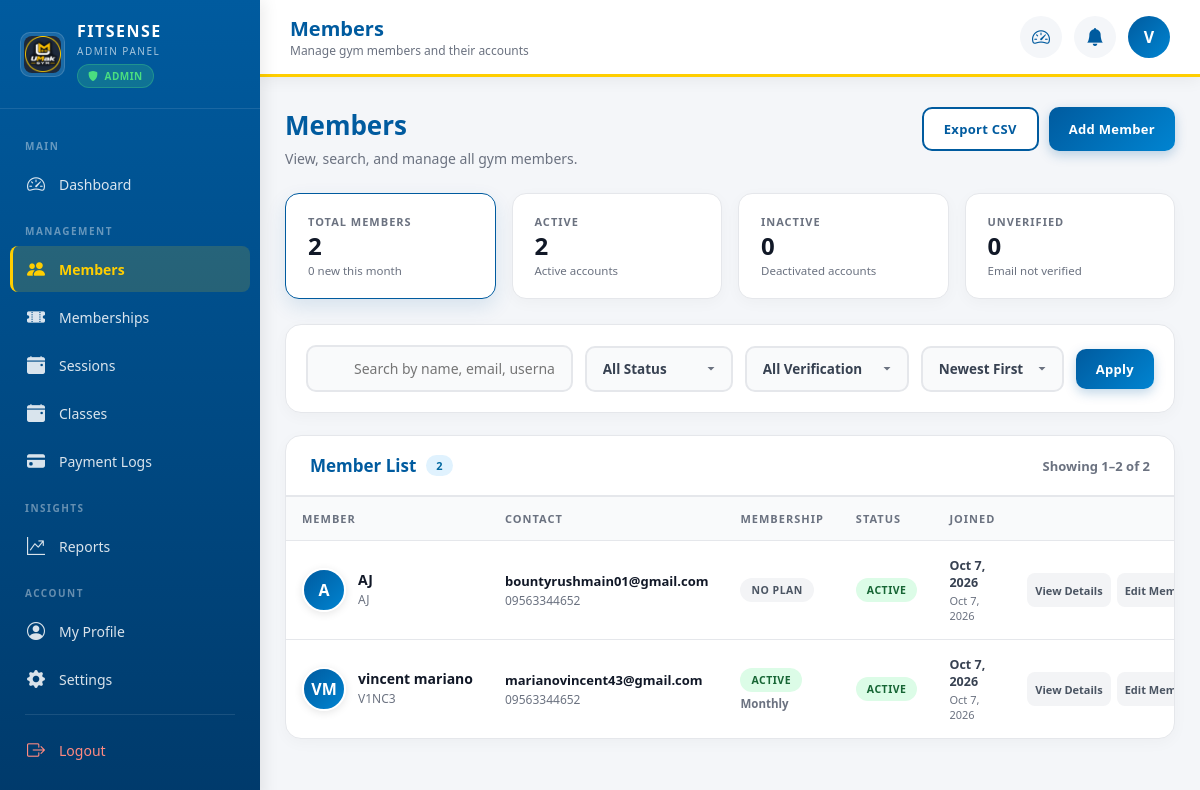
Screenshot of /Admin/admin-members.php (signed in) with the database file from the repository.
### tables this page shows
CREATE TABLE `users` (
  `id` int(11) NOT NULL,
  `fullname` varchar(100) DEFAULT NULL,
  `email` varchar(100) DEFAULT NULL,
  `phone` varchar(20) DEFAULT NULL,
  `address` varchar(255) DEFAULT NULL,
  `gender` varchar(30) DEFAULT NULL,
  `birthdate` date DEFAULT NULL,
  `username` varchar(50) DEFAULT NULL,
  `password` varchar(255) DEFAULT NULL,
  `role` enum('user','admin','super_admin') NOT NULL DEFAULT 'user',
  `account_status` enum('Active','Inactive') NOT NULL DEFAULT 'Active',
  `created_by` int(11) DEFAULT NULL,
  `must_change_password` tinyint(1) NOT NULL DEFAULT 0,
  `permissions` text DEFAULT NULL,
  `branch_id` int(11) NOT NULL,
  `created_at` timestamp NOT NULL DEFAULT current_timestamp(),
  `city` varchar(100) DEFAULT NULL,
  `state` varchar(100) DEFAULT NULL,
  `country` varchar(100) DEFAULT NULL,
  `zip` varchar(20) DEFAULT NULL,
  `is_verified` tinyint(1) NOT NULL DEFAULT 0,
  `two_factor_code` varchar(10) DEFAULT NULL,
  `two_factor_expiry` datetime DEFAULT NULL,
  `profile_image` varchar(255) DEFAULT NULL,
  `height` decimal(5,2) DEFAULT NULL,
  `weight` decimal(5,2) DEFAULT NULL,
  `fitness_goal` varchar(100) DEFAULT NULL,
  `activity_level` varchar(50) DEFAULT NULL,
  `emergency_contact` varchar(100) DEFAULT NULL,
  `emergency_phone` varchar(30) DEFAULT NULL,
  `bio` text DEFAULT NULL,
  `specialization` varchar(150) DEFAULT NULL,
  `years_experience` int(11) DEFAULT NULL,
  `certifications` text DEFAULT NULL,
  `rating` decimal(2,1) DEFAULT 5.0,
  `total_clients` int(11) DEFAULT 0,
  `date_of_birth` date DEFAULT NULL,
  `emergency_contact_name` varchar(100) DEFAULT NULL,
  `emergency_contact_phone` varchar(30) DEFAULT NULL,
  `updated_at` datetime DEFAULT NULL,
  `password_last_changed` datetime DEFAULT NULL,
  `status` enum('Active','Inactive','Suspended') DEFAULT 'Active',
  `last_login` datetime DEFAULT NULL,
  `failed_attempts` int(11) DEFAULT 0,
  `last_failed_login` datetime DEFAULT NULL
);

### Admin/admin-members.php (the view, shortened to what the rows shown need)
<?php
include __DIR__ . '/../conn.php';
$userId = (int)$_SESSION['user_id'];
$adminData = null;
$stmtAdmin = $conn->prepare("SELECT id, fullname, username, profile_image, role FROM users WHERE id = ? LIMIT 1");
if ($stmtAdmin) {
    $stmtAdmin->bind_param("i", $userId);
    $stmtAdmin->execute();
    $adminData = $stmtAdmin->get_result()->fetch_assoc();
}
$adminName = $adminData['fullname'] ?? 'Administrator';
$adminInitial = strtoupper(substr($adminName, 0, 1));
$adminAvatar = $adminData['profile_image'] ?? '';
$search = trim($_GET['search'] ?? '');
$statusFilter = $_GET['status'] ?? 'all';
$verifiedFilter = $_GET['verified'] ?? 'all';
$page = max(1, (int)($_GET['page'] ?? 1));
$perPage = 10;
$offset = ($page - 1) * $perPage;
$where = ["u.role = 'user'"];
$params = [];
$types = '';
$whereSQL = implode(' AND ', $where);
$orderSQL = "u.created_at DESC";
$members = [];
$fetchSQL = "
    SELECT u.id, u.fullname, u.email, u.phone, u.username, u.account_status,
           u.is_verified, u.profile_image, u.created_at, u.last_login,
           (SELECT status FROM memberships WHERE user_id = u.id ORDER BY created_at DESC LIMIT 1) AS membership_status,
           (SELECT membership_type FROM memberships WHERE user_id = u.id ORDER BY created_at DESC LIMIT 1) AS membership_type
    FROM users u
    WHERE {$whereSQL}
    ORDER BY {$orderSQL}
    LIMIT ? OFFSET ?
";
$stmt = $conn->prepare($fetchSQL);
if ($stmt) {
    $fetchTypes = $types . 'ii';
    $fetchParams = array_merge($params, [$perPage, $offset]);
    $stmt->bind_param($fetchTypes, ...$fetchParams);
    $stmt->execute();
    $result = $stmt->get_result();
    while ($row = $result->fetch_assoc()) {
        $members[] = $row;
    }
}
function timeAgo($datetime) {
    $timestamp = strtotime($datetime);
    $diff = time() - $timestamp;
    return date('M j, Y', $timestamp);
}
function getMembershipStatusClass($status) {
    $s = strtolower($status);
    if ($s === 'active') return 'success';
    return 'info';
}
?>
<!DOCTYPE html>
<html lang="en">
<head>
    <link href="https://cdn.jsdelivr.net/npm/bootstrap-icons@1.11.0/font/bootstrap-icons.css" rel="stylesheet">
<link rel="stylesheet" href="/PBL/css/icon-policy.css">
<link rel="stylesheet" href="/PBL/css/admin-content-icons.css"></head>
<body>
<div class="main-wrapper">
    <header class="top-header">
        <div class="header-left">
            <div>
                <h2>Members</h2>
            </div>
        </div>
        <div class="header-right">
            <button class="avatar-btn" onclick="window.location.href='admin-profile.php'">
                <div class="avatar">
                    <?php if (!empty($adminAvatar) && file_exists(__DIR__ . '/../' . $adminAvatar)): ?>
                        <img src="../<?= htmlspecialchars($adminAvatar) ?>" alt="">
                    <?php else: ?>
                        <?= htmlspecialchars($adminInitial) ?>
                    <?php endif; ?>
                </div>
            </button>
        </div>
    </header>
    <main class="container">
        <div class="page-header">
            <div>
                <h1 class="page-title">
                    Members
                </h1>
            </div>
        </div>
        <div class="table-card">
            <?php if (empty($members)): ?>
                <div class="empty-state">
                    <div class="empty-state-icon">
                        <i class="bi bi-people"></i>
                    </div>
                    <h3>No Members Found</h3>
                    <p>
                        <?php if (!empty($search) || $statusFilter !== 'all' || $verifiedFilter !== 'all'): ?>
                            No members match your current filters. Try adjusting your search criteria.
                        <?php else: ?>
                            No members have registered yet. New members will appear here once they sign up.
                        <?php endif; ?>
                    </p>
                    <?php if (!empty($search) || $statusFilter !== 'all' || $verifiedFilter !== 'all'): ?>
                        <a href="admin-members.php" class="btn btn-primary">
                            <i class="bi bi-x-circle"></i> Clear Filters
                        </a>
                    <?php endif; ?>
                </div>
            <?php else: ?>
                <div class="table-wrapper">
                    <table class="data-table">
                        <thead>
                            <tr>
                                <th>Member</th>
                                <th>Contact</th>
                                <th>Membership</th>
                                <th>Status</th>
                                <th>Joined</th>
                                <th style="text-align: right;">Actions</th>
                            </tr>
                        </thead>
                        <tbody>
                            <?php foreach ($members as $m):
                                $initials = strtoupper(substr($m['fullname'] ?? 'U', 0, 1));
                                if (strpos($m['fullname'] ?? '', ' ') !== false) {
                                    $parts = explode(' ', $m['fullname']);
                                    $initials = strtoupper(substr($parts[0], 0, 1) . substr(end($parts), 0, 1));
                                }
                                $isActive = $m['account_status'] === 'Active';
                                $memStatus = $m['membership_status'] ?? null;
                                $memType = $m['membership_type'] ?? null;
                            ?>
                                <tr>
                                    <td>
                                        <div class="user-cell">
                                            <div class="user-avatar <?= !$isActive ? 'inactive' : '' ?>">
                                                <?php if (!empty($m['profile_image']) && file_exists(__DIR__ . '/../' . $m['profile_image'])): ?>
                                                    <img src="../<?= htmlspecialchars($m['profile_image']) ?>" alt="">
                                                <?php else: ?>
                                                    <?= htmlspecialchars($initials) ?>
                                                <?php endif; ?>
                                            </div>
                                            <div class="user-info">
                                                <div class="name"><?= htmlspecialchars($m['fullname'] ?? 'Unknown') ?></div>
                                                <div class="sub">
                                                    <?= htmlspecialchars($m['username'] ?? 'n/a') ?>
                                                </div>
                                            </div>
                                        </div>
                                    </td>
                                    <td>
                                        <div style="font-size: 13px; font-weight: 600; color: #111827;">
                                            <?= htmlspecialchars($m['email'] ?? 'No email') ?>
                                        </div>
                                        <?php if (!empty($m['phone'])): ?>
                                            <div style="font-size: 12px; color: var(--text-muted); margin-top: 2px;">
                                                <?= htmlspecialchars($m['phone']) ?>
                                            </div>
                                        <?php endif; ?>
                                    </td>
                                    <td>
                                        <?php if ($memStatus): ?>
                                            <span class="badge badge-<?= getMembershipStatusClass($memStatus) ?>">
                                                <?= htmlspecialchars($memStatus) ?>
                                            </span>
                                            <?php if ($memType): ?>
                                                <div style="font-size: 11.5px; color: var(--text-muted); margin-top: 4px; font-weight: 600;">
                                                    <?= htmlspecialchars($memType) ?>
                                                </div>
                                            <?php endif; ?>
                                        <?php else: ?>
                                            <span class="badge badge-secondary">No Plan</span>
                                        <?php endif; ?>
                                    </td>
                                    <td>
                                        <?php if ($isActive): ?>
                                            <span class="badge badge-success">
                                                <i class="bi bi-circle-fill"></i> Active
                                            </span>
                                        <?php else: ?>
                                            <span class="badge badge-danger">
                                                <i class="bi bi-circle-fill"></i> Inactive
                                            </span>
                                        <?php endif; ?>
                                    </td>
                                    <td>
                                        <div style="font-size: 12.5px; font-weight: 600; color: #374151;">
                                            <?= !empty($m['created_at']) ? date('M j, Y', strtotime($m['created_at'])) : '—' ?>
                                        </div>
                                        <div style="font-size: 11px; color: var(--text-muted); margin-top: 2px;">
                                            <?= timeAgo($m['created_at']) ?>
                                        </div>
                                    </td>
                                    <td>
                                        <div class="action-group" style="justify-content: flex-end;">
                                            <a href="admin-member-view.php?id=<?= (int)$m['id'] ?>"
                                               class="icon-btn view" title="View Details">
                                            </a>
                                            <a href="admin-member-edit.php?id=<?= (int)$m['id'] ?>"
                                               class="icon-btn edit" title="Edit Member">
                                            </a>
                                        </div>
                                    </td>
                                </tr>
                            <?php endforeach; ?>
                        </tbody>
                    </table>
                </div>
            <?php endif; ?>
        </div>
    </main>
</div>
<script src="/PBL/js/ui-enhancements.js"></script></body>
</html>

### rows the page displays
users: fullname "V"
users: fullname "A", fullname "AJ", username "AJ", email "bountyrushmain01@gmail.com", phone "09563344652", shows "NO PLAN", account_status "ACTIVE", created_at "Oct 7, 2026"
users: fullname "VM", fullname "vincent mariano", username "V1NC3", email "marianovincent43@gmail.com", phone "09563344652", memStatus "ACTIVE", memType "Monthly", account_status "ACTIVE", created_at "Oct 7, 2026"

### other values shown
$stats['total'] "2"
$stats['new_this_month'] "0"
$stats['active'] "2"
$stats['inactive'] "0"
$stats['unverified'] "0"
$totalMembers "2"
$offset + 1 "1"
min($offset + $perPage, $totalMembers) "2"
